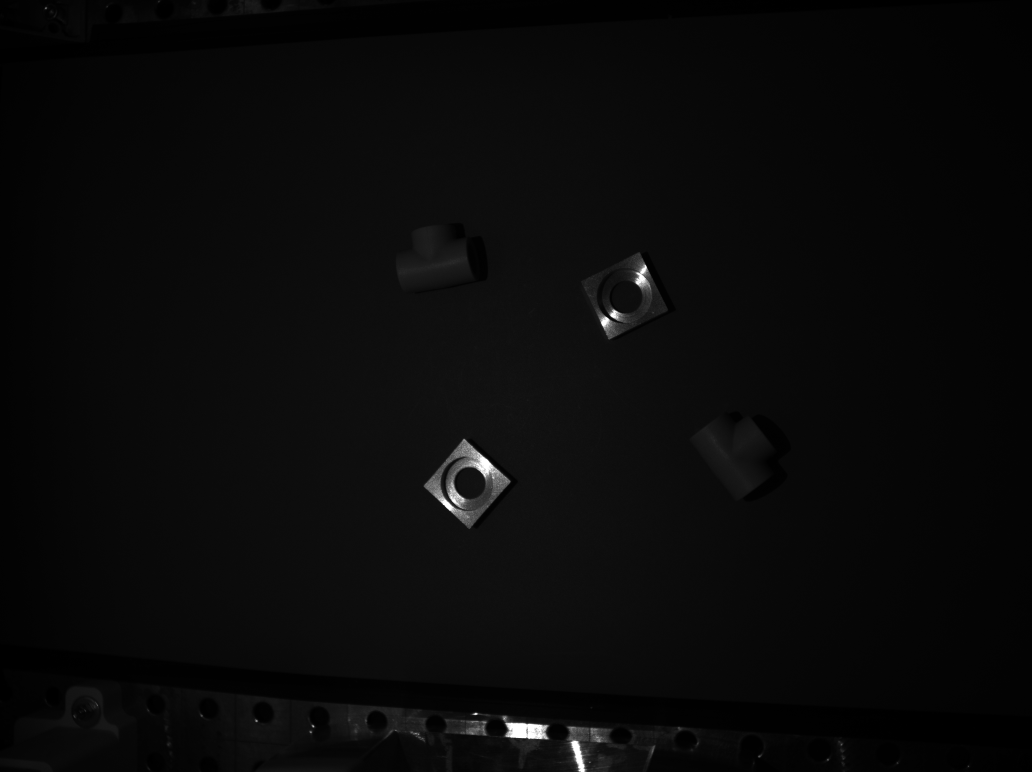
#> input picture Additional/raw/images/Image_00001.png, 2064 x 1544 px, found by its file name (shown at 1/2 size); its folder holds only this picture in this run
$ python histogram.py
#> lines starting #> are read from the running program, lines starting #| are printed output that depends on the picture
# System (Default)
import sys
#   Add access if it is not in the system path.
if '../' + 'src' not in sys.path:
    sys.path.append('../..')
# Numpy (Array computing) [pip3 install numpy]
import numpy as np
# OS (Operating system interfaces)
import os
# Matplotlib (Visualization) [pip3 install matplotlib]
import matplotlib.pyplot as plt
# OpenCV (Computer Vision) [pip3 install opencv-python]
import cv2

"""
Description:
    Initialization of constants.
"""
# The ID of the object to be processed.
CONST_OBJECT_ID = 0
# Iteration of the scanning process.
CONST_SCAN_ITERATION = 1
# Displays an image using the matplotlib library
# with histograms.
CONST_SHOW_IMG_MATPLOTLIB = True

def main():
    """
    Description:
        A simple script to display data from the camera (raw/processed images) as well as to compare the data with
        the corresponding histogram. In our case it is the camera from the PhoXi 3D Scanner M.

        Note:
            The processed data are generated by the script:
                ../Lib/Camera/image_processing.py
    """

    # Locate the path to the project folder
    project_folder = os.getcwd().split('Blender_Synthetic_Data')[0] + 'Blender_Synthetic_Data'

    # The specified path of the file.
    file_path = f'{project_folder}/Data/Camera'

    # Loads an image from the specified file.
    #   Raw images:
    image_raw = cv2.imread(f'{file_path}/ID_{CONST_OBJECT_ID}/Raw/Images/Image_{CONST_SCAN_ITERATION:05}.png')
#> image_raw is the input picture: shape (1544, 2064, 3); min 0, max 255, mean 9.6
    #   Processed images:
    image_processed = cv2.imread(f'{file_path}/ID_{CONST_OBJECT_ID}/Processed/Images/Image_{CONST_SCAN_ITERATION:05}.png')

    # Matplotlib Method:
    if CONST_SHOW_IMG_MATPLOTLIB == True:
        # Create a figure with 4 subplots.
        fig, ax = plt.subplots(2, 2)
        fig.suptitle(f'The name of the processed image: ../Image_{CONST_SCAN_ITERATION:05}.png', fontsize = 20)

        # Calculate the grayscale histogram of the raw image and the processed image.
        raw_image_hist = cv2.calcHist([image_raw], [0], None, [256], [0, 256])
#> raw_image_hist = 256 values, max 252747 at index 8, min 0 at index 254, mean 12448.5
        processed_image_hist = cv2.calcHist([image_processed], [0], None, [256], [0, 256])
#> processed_image_hist has the same summary as raw_image_hist

        # Display data as an image.
        ax[0, 0].imshow(image_raw)
        ax[0, 1].imshow(image_processed)

        # Display histogram data of a single image.
        ax[1, 0].plot(raw_image_hist, '-', linewidth=1.0, color=[0.2,0.4,0.6,0.75], label='Raw Image')
        ax[1, 1].plot(processed_image_hist, '-', linewidth=1.0, color=[0.2,0.4,0.6,0.75], label='Processed Image')

        # Calculate the maximum raw image (histogram) number to resize
        # the y-axis of the histogram.
        hist_max_value = np.max(np.array(raw_image_hist))
#> hist_max_value = 252747
        for i in range(2):
            # Set parameters of the visualization.
            #   1\ Image
            ax[0, i].set_title(f'Grayscale Image')
            #   Label
            ax[0, i].set_xlabel(r'Width in pixels'); ax[0, i].set_ylabel(r'Height in pixels')
            #   2\ Histogram
            ax[1, i].set_title(f'Histogram of Grayscale Image')
            #   Y-Limit
            ax[1, i].set_ylim([-10000, hist_max_value + 10000])
            #   Label
            ax[1, i].set_xlabel(r'Intesity'); ax[1, i].set_ylabel(r'Frequency')
            #   Other dependencies
            ax[1, i].grid(linewidth = 0.75, linestyle = '--')
            ax[1, i].legend(fontsize=10.0)

        # Display the result
        plt.show()
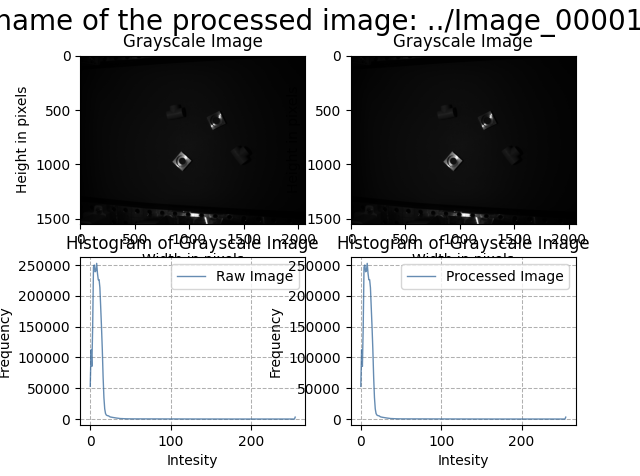
#> figure drawn by matplotlib, 4 panels; panel 3: curve peaks at x = 8, y = 252747; panel 4: curve peaks at x = 8, y = 252747
    else:
        # OpenCV Method:
        #   Displays images in the window.
        cv2.imshow('Raw camera data scanned with the PhoXi 3D Scanner M', image_raw)
        cv2.imshow('Output data processed from raw camera data', image_processed)
        cv2.waitKey(0)
        cv2.destroyAllWindows()

if __name__ == '__main__':
    sys.exit(main())
#> (the program exits here)
